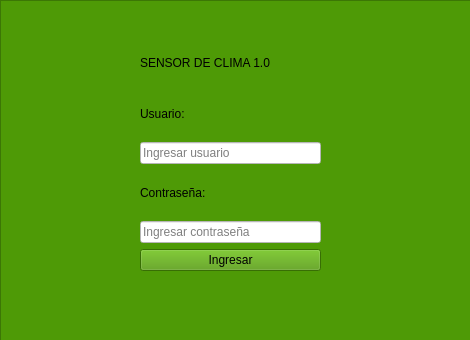
<?xml version="1.0" encoding="UTF-8"?>
<ui version="4.0">
 <class>consol_usuar</class>
 <widget class="QWidget" name="consol_usuar">
  <property name="geometry">
   <rect>
    <x>0</x>
    <y>0</y>
    <width>470</width>
    <height>340</height>
   </rect>
  </property>
  <property name="windowTitle">
   <string>Form</string>
  </property>
  <widget class="QFrame" name="frame">
   <property name="geometry">
    <rect>
     <x>0</x>
     <y>0</y>
     <width>471</width>
     <height>341</height>
    </rect>
   </property>
   <property name="styleSheet">
    <string notr="true">background-color: rgb(186, 189, 182);
background-color: rgb(78, 154, 6);</string>
   </property>
   <property name="frameShape">
    <enum>QFrame::StyledPanel</enum>
   </property>
   <property name="frameShadow">
    <enum>QFrame::Raised</enum>
   </property>
   <widget class="QWidget" name="">
    <property name="geometry">
     <rect>
      <x>140</x>
      <y>40</y>
      <width>181</width>
      <height>231</height>
     </rect>
    </property>
    <layout class="QVBoxLayout" name="verticalLayout">
     <item>
      <widget class="QLabel" name="label">
       <property name="text">
        <string>SENSOR DE CLIMA 1.0</string>
       </property>
      </widget>
     </item>
     <item>
      <widget class="QLabel" name="label_2">
       <property name="text">
        <string>Usuario:</string>
       </property>
      </widget>
     </item>
     <item>
      <widget class="QLineEdit" name="Usuario">
       <property name="styleSheet">
        <string notr="true">background-color: rgb(255, 255, 255);</string>
       </property>
       <property name="placeholderText">
        <string>Ingresar usuario</string>
       </property>
      </widget>
     </item>
     <item>
      <widget class="QLabel" name="label_3">
       <property name="text">
        <string>Contraseña:</string>
       </property>
      </widget>
     </item>
     <item>
      <widget class="QLineEdit" name="Contrasena">
       <property name="styleSheet">
        <string notr="true">background-color: rgb(255, 255, 255);</string>
       </property>
       <property name="echoMode">
        <enum>QLineEdit::Password</enum>
       </property>
       <property name="placeholderText">
        <string>Ingresar contraseña</string>
       </property>
      </widget>
     </item>
     <item>
      <widget class="QPushButton" name="pb_ingresar">
       <property name="text">
        <string>Ingresar</string>
       </property>
      </widget>
     </item>
    </layout>
   </widget>
  </widget>
  <zorder>frame</zorder>
  <zorder>label</zorder>
  <zorder>label_2</zorder>
  <zorder>Usuario</zorder>
  <zorder>Contrasena</zorder>
  <zorder>label_3</zorder>
  <zorder>pb_ingresar</zorder>
 </widget>
 <resources/>
 <connections/>
</ui>
